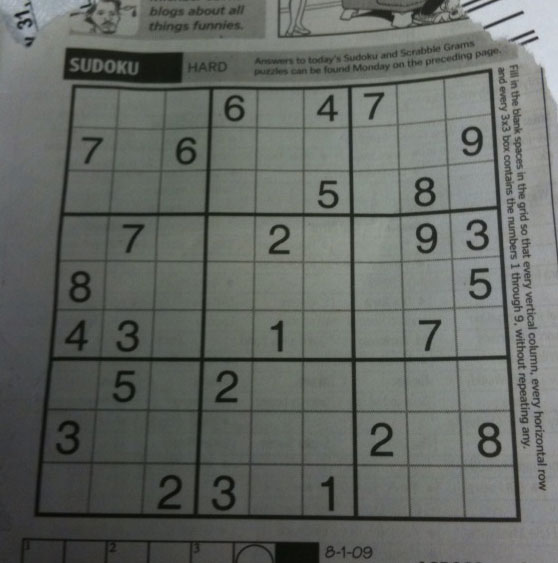
#> input picture lab3/oooo.png, 558 x 563 px
$ python 3.py
#> lines starting #> are read from the running program, lines starting #| are printed output that depends on the picture
import cv2
import numpy as np

img = cv2.imread('oooo.png')
#> img is the input picture: shape (563, 558, 3); mean B, G, R 99.5, 104.1, 100
rows, cols, ch = img.shape
#> rows = 563; cols = 558; ch = 3
pts1 = np.float32([[50, 50], [200, 50], [50, 200]])
pts2 = np.float32([[10, 100], [200, 50], [100, 250]])
M = cv2.getAffineTransform(pts1, pts2)
dst = cv2.warpAffine(img, M, (cols, rows))
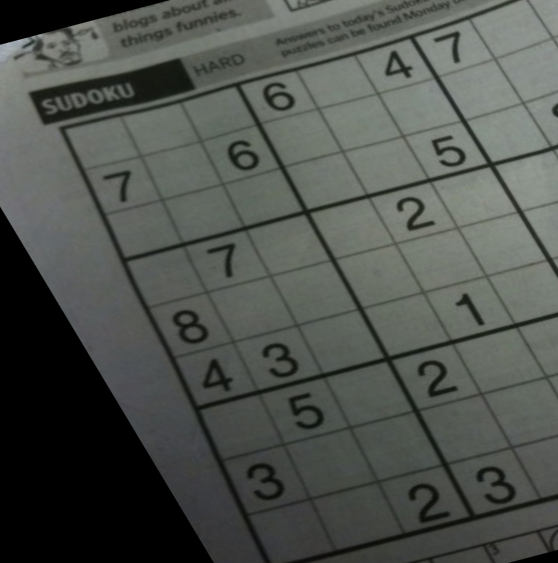
#> dst: shape (563, 558, 3); mean B, G, R 77.4, 82.3, 78.3
cv2.imshow('Input', img)
cv2.imshow('Output', dst)
cv2.imwrite('getAffineTransformImg.jpg', dst)
cv2.waitKey(0)
cv2.destroyAllWindows()

$ run again, with lab3/flowerx.png copied over lab3/oooo.png
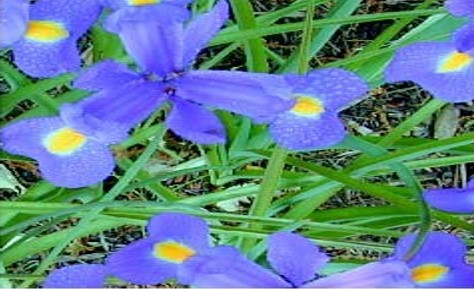
#> input picture lab3/flowerx.png, 474 x 289 px
#> img is the input picture: shape (289, 474, 3); mean B, G, R 144.7, 129.6, 96.5
#> `dst = cv2.warpAffine(img, M, (cols, rows))`:
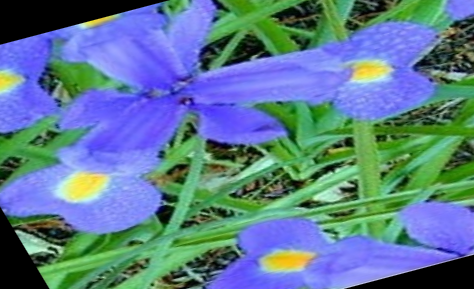
#> dst: shape (289, 474, 3); mean B, G, R 145.4, 123.5, 93.1

$ run again, with lab3/mogu.png copied over lab3/oooo.png
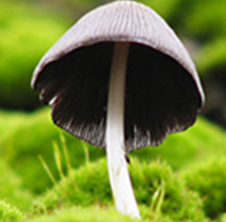
#> input picture lab3/mogu.png, 226 x 222 px
#> img is the input picture: shape (222, 226, 3); mean B, G, R 52, 127.3, 111.5
#> `dst = cv2.warpAffine(img, M, (cols, rows))`:
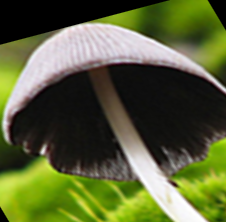
#> dst: shape (222, 226, 3); mean B, G, R 56, 97.7, 89.9
